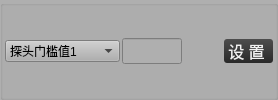
                  <widget class="QGroupBox" name="groupBox_25">
                   <property name="styleSheet">
                    <string notr="true">background-color: rgb(175, 175, 175);</string>
                   </property>
                   <property name="title">
                    <string/>
                   </property>
                   <layout class="QHBoxLayout" name="horizontalLayout_42">
                    <property name="spacing">
                     <number>2</number>
                    </property>
                    <property name="leftMargin">
                     <number>2</number>
                    </property>
                    <property name="topMargin">
                     <number>5</number>
                    </property>
                    <property name="rightMargin">
                     <number>2</number>
                    </property>
                    <property name="bottomMargin">
                     <number>5</number>
                    </property>
                    <item>
                     <widget class="QComboBox" name="comboBox_ktprob">
                      <property name="sizePolicy">
                       <sizepolicy hsizetype="Fixed" vsizetype="Fixed">
                        <horstretch>0</horstretch>
                        <verstretch>0</verstretch>
                       </sizepolicy>
                      </property>
                      <property name="minimumSize">
                       <size>
                        <width>115</width>
                        <height>0</height>
                       </size>
                      </property>
                      <property name="maximumSize">
                       <size>
                        <width>110</width>
                        <height>16777215</height>
                       </size>
                      </property>
                      <property name="styleSheet">
                       <string notr="true">font: 10pt &quot;微软雅黑&quot;;</string>
                      </property>
                      <item>
                       <property name="text">
                        <string>探头门槛值1</string>
                       </property>
                      </item>
                      <item>
                       <property name="text">
                        <string>探头门槛值2</string>
                       </property>
                      </item>
                      <item>
                       <property name="text">
                        <string>探头门槛值3</string>
                       </property>
                      </item>
                      <item>
                       <property name="text">
                        <string>探头门槛值4</string>
                       </property>
                      </item>
                      <item>
                       <property name="text">
                        <string>探头门槛值5</string>
                       </property>
                      </item>
                      <item>
                       <property name="text">
                        <string>探头门槛值6</string>
                       </property>
                      </item>
                      <item>
                       <property name="text">
                        <string>探头门槛值7</string>
                       </property>
                      </item>
                      <item>
                       <property name="text">
                        <string>探头门槛值8</string>
                       </property>
                      </item>
                      <item>
                       <property name="text">
                        <string>探头门槛值9</string>
                       </property>
                      </item>
                      <item>
                       <property name="text">
                        <string>探头门槛值10</string>
                       </property>
                      </item>
                      <item>
                       <property name="text">
                        <string>探头门槛值11</string>
                       </property>
                      </item>
                      <item>
                       <property name="text">
                        <string>探头门槛值12</string>
                       </property>
                      </item>
                      <item>
                       <property name="text">
                        <string>探头门槛值13</string>
                       </property>
                      </item>
                      <item>
                       <property name="text">
                        <string>探头门槛值14</string>
                       </property>
                      </item>
                      <item>
                       <property name="text">
                        <string>探头门槛值15</string>
                       </property>
                      </item>
                      <item>
                       <property name="text">
                        <string>探头门槛值16</string>
                       </property>
                      </item>
                      <item>
                       <property name="text">
                        <string>探头门槛值17</string>
                       </property>
                      </item>
                      <item>
                       <property name="text">
                        <string>探头门槛值18</string>
                       </property>
                      </item>
                      <item>
                       <property name="text">
                        <string>探头门槛值19</string>
                       </property>
                      </item>
                      <item>
                       <property name="text">
                        <string>探头门槛值20</string>
                       </property>
                      </item>
                     </widget>
                    </item>
                    <item>
                     <widget class="KLineEditKb" name="lineEdit_ktprob">
                      <property name="sizePolicy">
                       <sizepolicy hsizetype="Preferred" vsizetype="Fixed">
                        <horstretch>0</horstretch>
                        <verstretch>0</verstretch>
                       </sizepolicy>
                      </property>
                      <property name="maximumSize">
                       <size>
                        <width>60</width>
                        <height>16777215</height>
                       </size>
                      </property>
                      <property name="font">
                       <font>
                        <family>微软雅黑</family>
                        <pointsize>10</pointsize>
                       </font>
                      </property>
                     </widget>
                    </item>
                    <item>
                     <spacer name="horizontalSpacer_33">
                      <property name="orientation">
                       <enum>Qt::Horizontal</enum>
                      </property>
                      <property name="sizeHint" stdset="0">
                       <size>
                        <width>40</width>
                        <height>20</height>
                       </size>
                      </property>
                     </spacer>
                    </item>
                    <item>
                     <widget class="QPushButton" name="pushButton_ktprob">
                      <property name="font">
                       <font>
                        <family>微软雅黑</family>
                        <pointsize>12</pointsize>
                       </font>
                      </property>
                      <property name="styleSheet">
                       <string notr="true">QPushButton#pushButton_ktprob{
	border-style: none;
	border: 0px;
	color: #F0F0F0;
	padding: 0px;	
	min-height: 16px;
	border-radius:3px;
	background: qlineargradient(spread:pad, x1:0, y1:0, x2:0, y2:1, stop:0 #4D4D4D, stop:1 #292929); 
}

QPushButton#pushButton_ktprob:hover{ 
	background: qlineargradient(spread:pad, x1:0, y1:0, x2:0, y2:1, stop:0 #636363, stop:1 #575757);
}

QPushButton#pushButton_ktprob:pressed{ 
	background: qlineargradient(spread:pad, x1:0, y1:0, x2:0, y2:1, stop:0 #4D4D4D, stop:1 #292929);
}</string>
                      </property>
                      <property name="text">
                       <string> 设 置  </string>
                      </property>
                     </widget>
                    </item>
                   </layout>
                  </widget>
